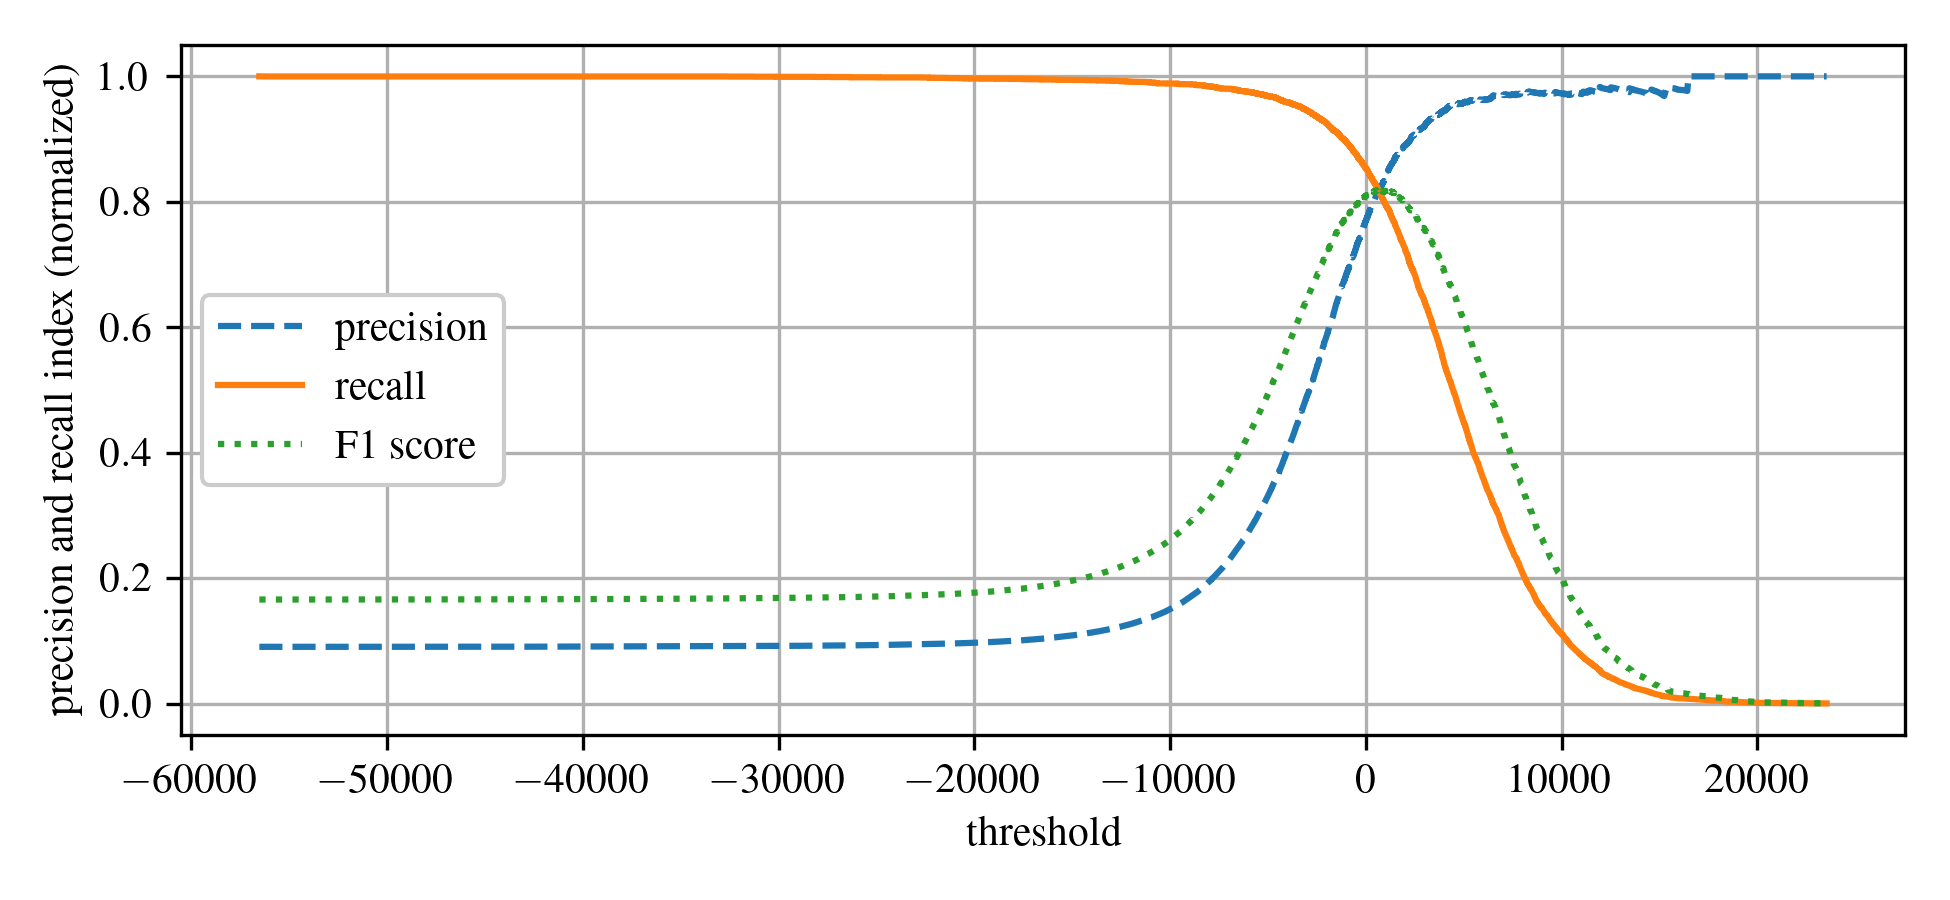

Recreate this plot in Python.
#!/usr/bin/env python3
# -*- coding: utf-8 -*-

import IPython as IP
IP.get_ipython().run_line_magic('reset', '-sf')

#%% import modules and set default fonts and colors

"""
Default plot formatting code for Austin Downey's series of open-source notes/
books. This common header is used to set the fonts and format.

Header file last updated May 16, 2024
"""

import numpy as np
import scipy as sp
import matplotlib.pyplot as plt
import matplotlib as mpl


# set default fonts and plot colors
plt.rcParams.update({'text.usetex': True})
plt.rcParams.update({'image.cmap': 'viridis'})
plt.rcParams.update({'font.serif':['Times New Roman', 'Times', 'DejaVu Serif',
 'Bitstream Vera Serif', 'Computer Modern Roman', 'New Century Schoolbook',
 'Century Schoolbook L',  'Utopia', 'ITC Bookman', 'Bookman', 
 'Nimbus Roman No9 L', 'Palatino', 'Charter', 'serif']})
plt.rcParams.update({'font.family':'serif'})
plt.rcParams.update({'font.size': 10})
plt.rcParams.update({'mathtext.rm': 'serif'})
# I don't think I need this next line as its set to 'stixsans' above. 
plt.rcParams.update({'mathtext.fontset': 'custom'}) 
cc = plt.rcParams['axes.prop_cycle'].by_key()['color']
## End of plot formatting code

plt.close('all')

#%% Load special modules as needed


import numpy as np
import scipy as sp
import pandas as pd
from scipy import fftpack, signal # have to add 
import matplotlib as mpl
import matplotlib.pyplot as plt
import sklearn as sk
import time as time
from sklearn import linear_model
from sklearn import pipeline
from sklearn import datasets
from sklearn import multiclass
from sklearn import metrics

cc = plt.rcParams['axes.prop_cycle'].by_key()['color'] 
plt.close('all')


#%% Load your data

# Fetch the MNIST dataset from openml
mnist = sk.datasets.fetch_openml('mnist_784',as_frame=False) 
X = np.asarray(mnist['data'])    # load the data
Y = np.asarray(mnist['target'],dtype=int)  # load the target

# Split the data set up into a training and testing data set
X_train = X[0:60000,:]
X_test = X[60000:,:]
Y_train = Y[0:60000]
Y_test = Y[60000:]

#%% Train a Stochastic Gradient Descent classifier

# Extract a subset for our "5-detector".
Y_train_5 = (Y_train == 5) 
Y_test_5 = (Y_test == 5)

# build and train the classifier
sgd_clf = sk.linear_model.SGDClassifier()
sgd_clf.fit(X_train, Y_train_5)

#%% Build the Confusion Matrices

# Return the predictions made with the trained model
X_train_pred = sgd_clf.predict(X_train)

# build the confusion Matrix
confusion_matrix = sk.metrics.confusion_matrix(Y_train_5, X_train_pred)

TN = confusion_matrix[0,0]
FP = confusion_matrix[0,1]
FN = confusion_matrix[1,0]
TP = confusion_matrix[1,1]

#%% Calculate Precision and Recall

# calculate the Precision and Recall values using the commands discussed in class
accuracy = (TP + TN)/(TP + TN + FP + FN)
precision = TP/(TP+FP)
recall = TP/(TP+FN)

# of course, SK learn has built-in functions for this. 
accuracy_SK = sk.metrics.accuracy_score(Y_train_5, X_train_pred) 
precision_SK = sk.metrics.precision_score(Y_train_5, X_train_pred) 
recall_SK = sk.metrics.recall_score(Y_train_5, X_train_pred) 

# compute the F1 score for the data set
F1 = sk.metrics.f1_score(Y_train_5, X_train_pred) 

#%% plot the precision and recall over the threshold domain. 

# first, compute the scores for the predictions. 
Y_scores= sgd_clf.decision_function(X_train)

#Y_scores= Y3
# now, for the scores and the target training set, calculate the precisions, recalls, threshold values.
precisions, recalls, thresholds = sk.metrics.precision_recall_curve(Y_train_5, Y_scores)

# now, compute the F1 score over the entire threshold range
F1s = 2/(1/precisions + 1/recalls)

# plot the Precision and Recall vs threshold. 
plt.figure(figsize=(6.5,3))
plt.plot(thresholds, precisions[:-1], "--", label="precision")
plt.plot(thresholds, recalls[:-1], "-", label="recall")
plt.plot(thresholds, F1s[:-1], ":", label="F1 score")
plt.xlabel("threshold")
plt.ylabel("precision and recall index (normalized)")
plt.legend(loc=6,framealpha=1)
plt.ylim([-0.05, 1.05])
plt.grid(True)
plt.tight_layout()
plt.savefig('F1_score_plot',dpi=300)










